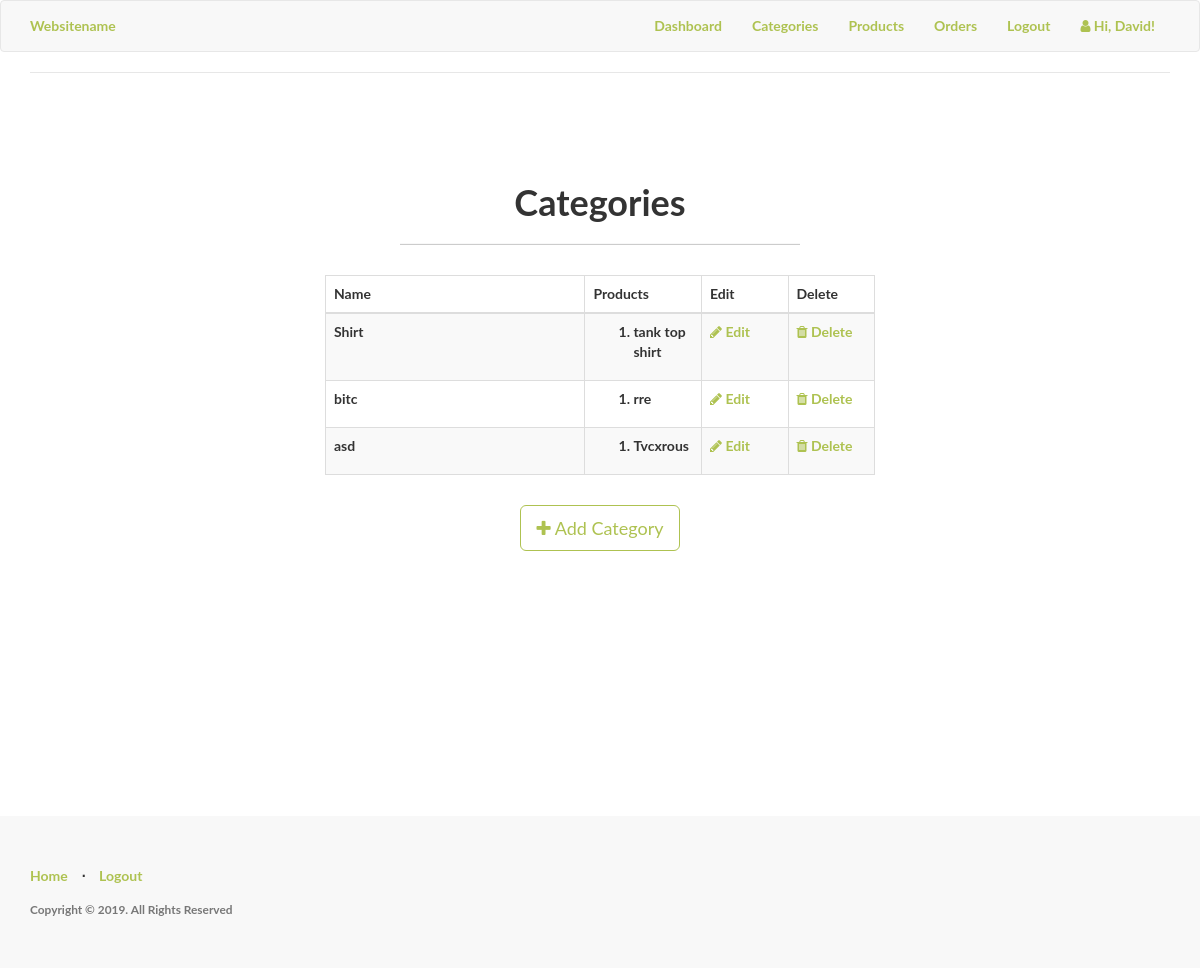
The app's page /admin/categories (signed in), older data.
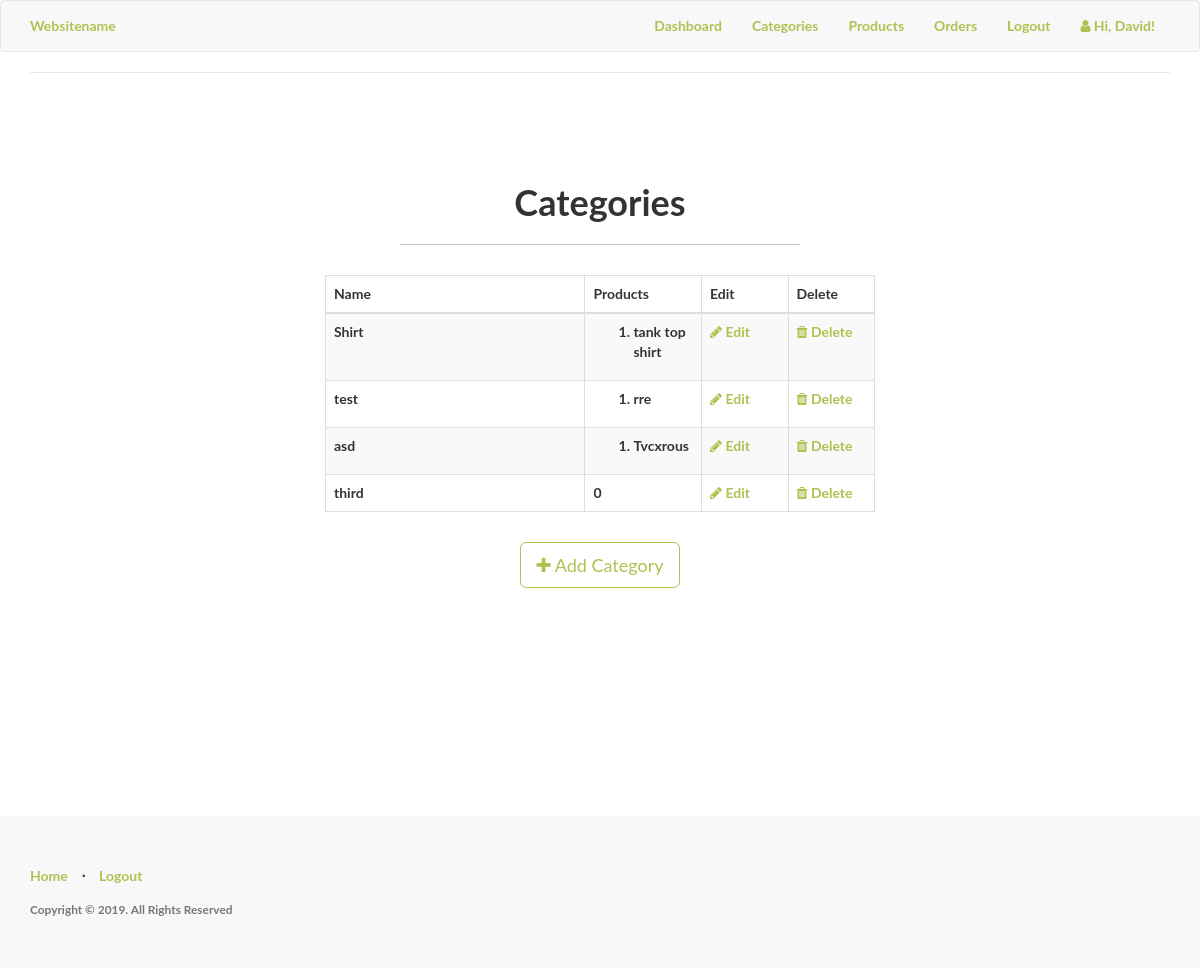
The same page, newer data.
### app/models.py (models this page shows, shortened)
class Categories(db.Model):
	id = db.Column(db.Integer, primary_key=True)
	category_name  = db.Column(db.String(20), index = True)
	product = db.relationship('Products', backref='products_categories')

class Products(db.Model):
	__tablename__ = 'product'
	id = db.Column(db.Integer, primary_key=True)
	product_name = db.Column(db.String(100), index=True)
	product_price = db.Column(db.Integer, index=True)
	product_image = db.Column(db.String(120),index=True)
	product_description = db.Column(db.String(200), index=True)
	product_stock = db.Column(db.Integer, index = True)
	categories_id = db.Column(db.Integer, db.ForeignKey('categories.id'))
	kart_id = db.Column(db.Integer, db.ForeignKey('kart.id'))
	variation = db.relationship('ProductVariations', backref='product_variation')
	'''
		foreign key for product.id
		test this weda its one order several products or several orders, serveral products
		using many to many for now
		#many many rel with order
	'''
	order = db.relationship("Order", secondary = association_table)

### app/admin/routes.py (the view)
@admin.route('/categories', methods = ['GET','POST'])
@login_required
def list_categories():
	check_admin()
	categories = Categories.query.all()
	return render_template('admin/categories/categories.html', title = "Product Categories",
		categories = categories)

### app/admin/routes.py (called while the page is built)
def check_admin():
	if not current_user.is_admin:
		abort(403)

### app/models.py (called while the page is built)
@login_manager.user_loader
def load_user(id):
    return User.query.get(int(id))

### app/templates/admin/categories/categories.html (shortened to what this page needs)
{% import "bootstrap/utils.html" as utils %}
{% extends "header.html" %}
{% block body %}
<div class="content-section">
  <div class="outer">
    <div class="middle">
      <div class="inner">
        <br/>
        <br/>
        <h1 style="text-align:center;">Categories</h1>
        {% if categories %}
          <hr class="intro-divider">
          <div class="center">
            <table class="table table-striped table-bordered">
              <thead>
                <tr>
                  <th width="45%"> Name </th>
                  <th width="15%"> Products</th>
                  <th width="15%"> Edit </th>
                  <th width="15%"> Delete </th>
                </tr>
              </thead>
              <tbody>
              {% for category in categories %}
                <tr>
                  <td> {{ category.category_name }} </td>
                    {% if category.product == [] %}
                    <td>
                      0
                    </td>
                    {% else %}
                  <td>
                      <ol>
                        {% for name in category.product %}
                          <li>
                            {{ name.product_name }}
                          </li>
                          {% endfor %}
                        </ol>
                  </td>
                  {% endif %}
                  <td>
                    <a href="{{ url_for('admin.edit_category', id=category.id) }}">
                      <i class="fa fa-pencil"></i> Edit
                    </a>
                  </td>
                  <td>
                    <a href="{{ url_for('admin.delete_category', id=category.id) }}">
                      <i class="fa fa-trash"></i> Delete
                    </a>
                  </td>
                </tr>
              {% endfor %}
              </tbody>
            </table>
          </div>
          <div style="text-align: center">
        {% else %}
          <div style="text-align: center">
            <h3> No categories have been added. </h3>
            <hr class="intro-divider">
        {% endif %}
          <a href="{{ url_for('admin.add_category') }}" class="btn btn-default btn-lg">
            <i class="fa fa-plus"></i>
            Add Category
          </a>
        </div>
      </div>
    </div>
  </div>
</div>
{% endblock %}

Row changes from the older to the newer data that the page shows:
changed Categories: category_name "bitc" → "test"
added Categories: category_name "third", shows "0"
